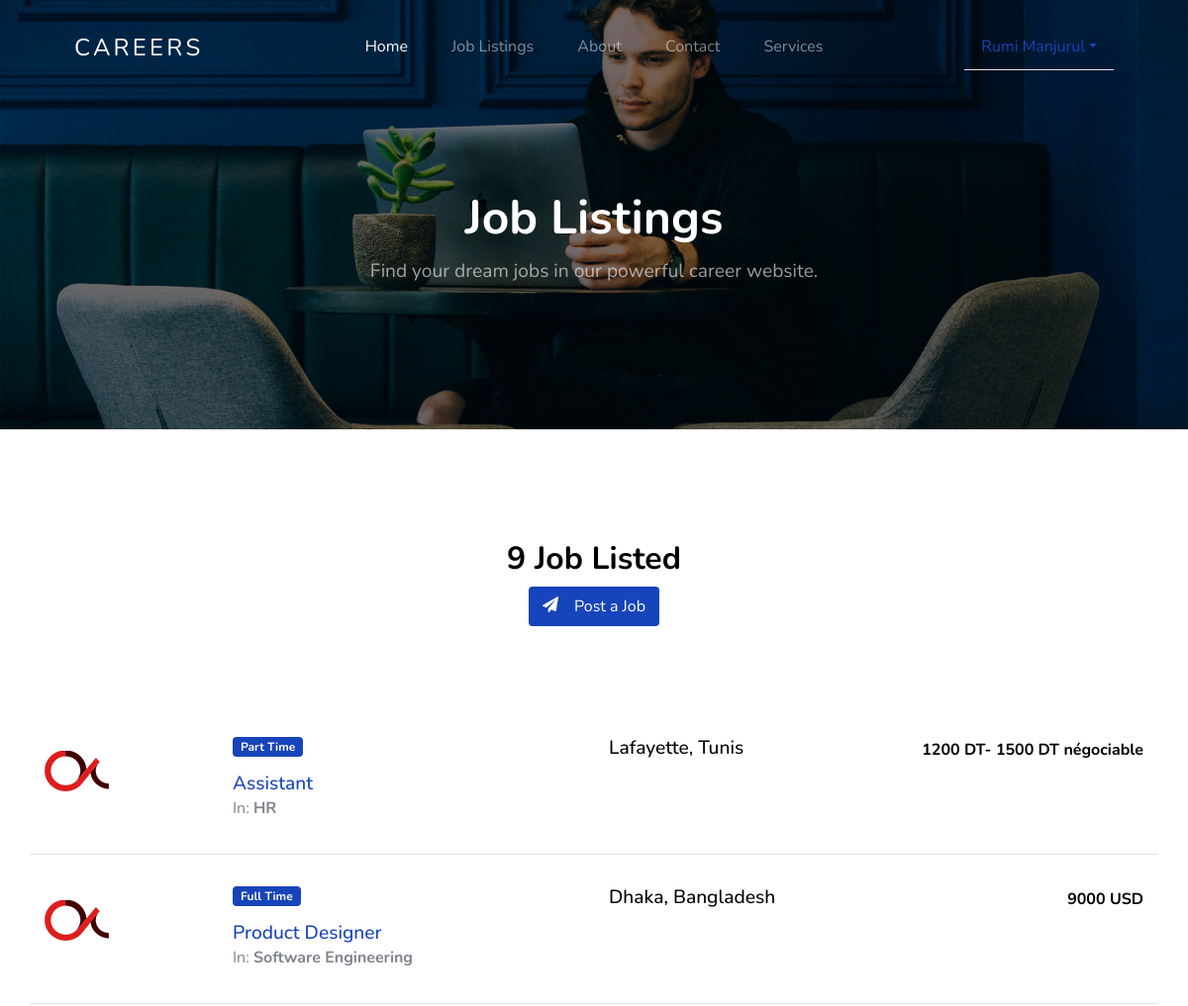
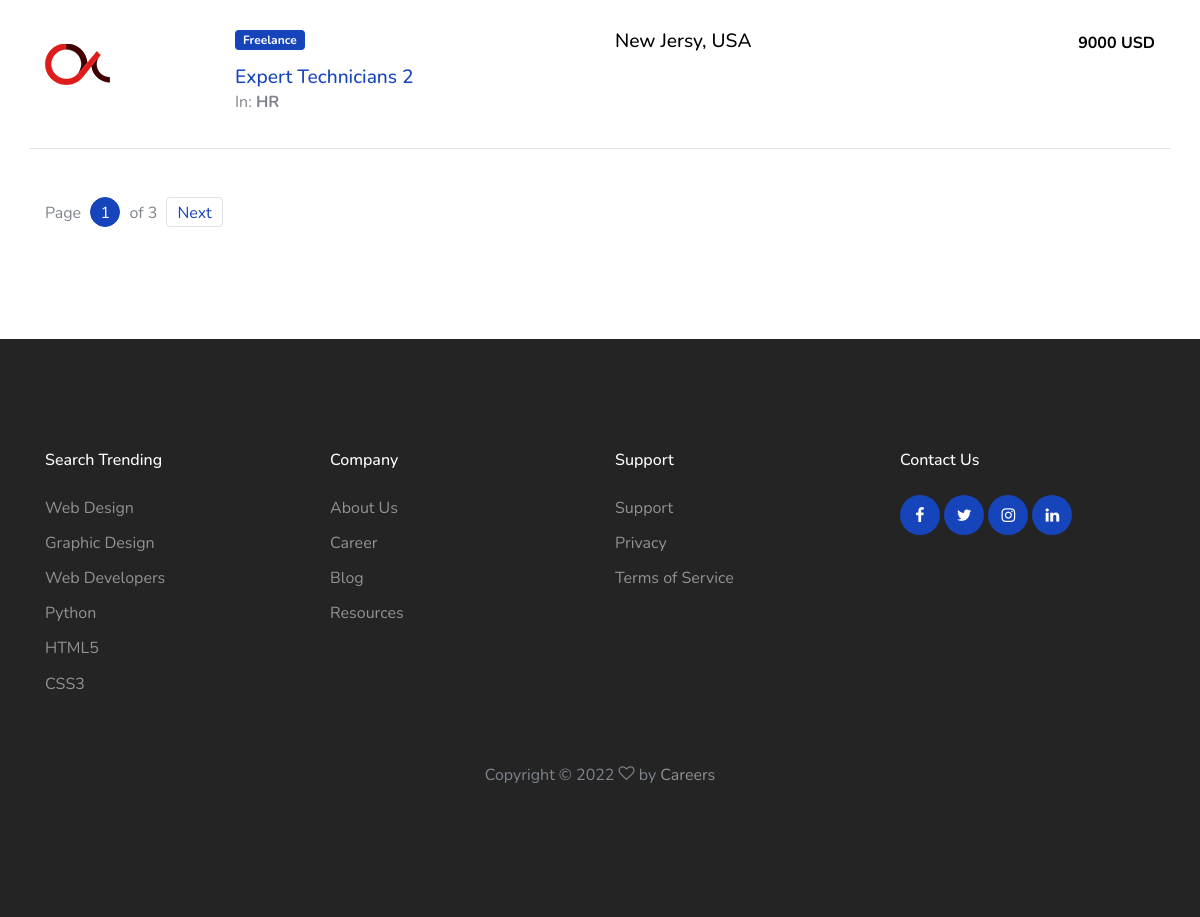
Page /jobs/job-listing/ (signed in) on the committed database (2 pictures, top to bottom).
### jobs/models.py (models this page shows, shortened)
class JobListing(models.Model):
    user = models.ForeignKey(settings.AUTH_USER_MODEL, on_delete=models.CASCADE,
                             null=True, editable=False, blank=True)
    title = models.CharField(max_length=100)
    company_name = models.CharField(max_length=200)
    employment_status = models.CharField(choices=JOB_TYPE, max_length=10)
    vacancy = models.CharField(max_length=10, null=True)
    gender = models.CharField(choices=GENDER, max_length=30, null=True)
    category = models.CharField(choices=CATEGORY, max_length=30)
    description = models.TextField()
    responsibilities = models.TextField()
    experience = models.CharField(max_length=100)
    job_location = models.CharField(max_length=120)
    Salary = models.CharField(max_length=100, null=True, blank=True)
    image = models.ImageField(blank=True, upload_to='media', null=True)
    application_deadline = models.DateTimeField()
    published_on = models.DateTimeField(default=timezone.now)

### jobs/views.py (the view)
# urls.py: path('job-listing/', job_listing, name='job-listing'),
@login_required
def job_listing(request):
    query = JobListing.objects.all().count()
    qs = JobListing.objects.all().order_by('-published_on')
    paginator = Paginator(qs, 3)  # Show 3 jobs per page
    page = request.GET.get('page')
    try:
        qs = paginator.page(page)
    except PageNotAnInteger:
        qs = paginator.page(1)
    except EmptyPage:
        qs = paginator.page(paginator.num_pages)
    context = {
        'query': qs,
        'job_qs': query
    }
    return render(request, "jobs/job_listing.html", context)

### templates/jobs/job_listing.html (shortened to what this page needs)
{% extends 'base.html' %}
{% load static %}
{% block content %}
    <section class="home-section section-hero inner-page overlay bg-image"
             style="background-image: url('{% static 'images/hero_1.jpg' %}');"
             id="home-section">
        <div class="container">
            <div class="row align-items-center justify-content-center">
                <div class="col-md-12">
                    <div class="mb-5 text-center">
                        <h1 class="text-white font-weight-bold">Job Listings</h1>
                        <p>Find your dream jobs in our powerful career website.</p>
                    </div>
                </div>
            </div>
        </div>
    </section>
    <section class="site-section">
        <div class="container">
            <div class="row mb-5 justify-content-center">
                <div class="col-md-7 text-center">
                    <h2 class="section-title mb-2">{{ job_qs }} Job Listed</h2>
                    <div class="mb-5 text-center">
                        <a href="{% url 'jobs:job-post' %}"
                           class="btn btn-primary border-width-2 d-none d-lg-inline-block">
                      <span class="mr-2 icon-paper-plane">
                      </span>Post a Job</a>
                    </div>
                </div>
            </div>
            <div class="mb-5">
                {% for q in query %}
                    <div class="row align-items-start job-item border-bottom pb-3 mb-3 pt-3">
                        <div class="col-md-2">
                            <a href=""><img class="img-fluid" src="{% static 'images/featured-listing-2.jpg' %}"
                                            alt="image"></a>
                        </div>
                        <div class="col-md-4">
              <span class="badge badge-primary px-2 py-1 mb-3">
                    {{ q.employment_status }}
              </span>
                            <h2><a href="{% url 'jobs:job-single' q.id %}">{{ q.title }}</a></h2>
                            In: <strong>{{ q.category }}</strong></p>
                        </div>
                        <div class="col-md-3 text-left">
                            <h3>{{ q.job_location }}</h3>
                        </div>
                        <div class="col-md-3 text-md-right">
                            <strong class="text-black">{{ q.Salary }}</strong>
                        </div>
                    </div>
                {% endfor %}
            </div>
            <div class="row pagination-wrap">
                <div class="col-md-6 text-center text-md-left">
                    <div class="custom-pagination ml-auto">
                        <div class="d-inline-block">
                            Page <a href="#" class="active">{{ query.number }}</a> of {{ query.paginator.num_pages }}
                        </div>
                        {% if query.has_next %}
                            <a href="?page={{ query.next_page_number }}" class="next">Next</a>
                        {% endif %}
                    </div>
                </div>
            </div>
        </div>
    </section>
{% endblock %}

### templates/base.html (shortened to what this page needs)
{% load static %}
<html lang="en">
<head>
    <link rel="stylesheet" href="{% static 'css/custom-bs.css' %}">
    <link rel="stylesheet" href="{% static 'css/jquery.fancybox.min.css' %}">
    <link rel="stylesheet" href="{% static 'css/bootstrap-select.min.css' %}">
    <link rel="stylesheet" href="{% static 'fonts/icomoon/style.css' %}">
    <link rel="stylesheet" href="{% static 'fonts/line-icons/style.css' %}">
    <link rel="stylesheet" href="{% static 'css/owl.carousel.min.css' %}">
    <link rel="stylesheet" href="{% static 'css/animate.min.css' %}">
    <link rel="stylesheet" href="{% static 'css/style.css' %}">
</head>
<body id="top">
<div class="site-wrap">
    {% include 'navbar.html' %}
    {% block content %}
    {% endblock %}
    <footer class="site-footer">
        <div class="container">
            <div class="row mb-5">
                <div class="col-6 col-md-3 mb-4 mb-md-0">
                    <h3>Search Trending</h3>
                    <ul class="list-unstyled">
                        <li><a href="#">Web Design</a></li>
                        <li><a href="#">Graphic Design</a></li>
                        <li><a href="#">Web Developers</a></li>
                        <li><a href="#">Python</a></li>
                        <li><a href="#">HTML5</a></li>
                        <li><a href="#">CSS3</a></li>
                    </ul>
                </div>
                <div class="col-6 col-md-3 mb-4 mb-md-0">
                    <h3>Company</h3>
                    <ul class="list-unstyled">
                        <li><a href="#">About Us</a></li>
                        <li><a href="#">Career</a></li>
                        <li><a href="#">Blog</a></li>
                        <li><a href="#">Resources</a></li>
                    </ul>
                </div>
                <div class="col-6 col-md-3 mb-4 mb-md-0">
                    <h3>Support</h3>
                    <ul class="list-unstyled">
                        <li><a href="#">Support</a></li>
                        <li><a href="#">Privacy</a></li>
                        <li><a href="#">Terms of Service</a></li>
                    </ul>
                </div>
                <div class="col-6 col-md-3 mb-4 mb-md-0">
                    <h3>Contact Us</h3>
                    <div class="footer-social">
                        <a href="#"><span class="icon-facebook"></span></a>
                        <a href="#"><span class="icon-twitter"></span></a>
                        <a href="#"><span class="icon-instagram"></span></a>
                        <a href="#"><span class="icon-linkedin"></span></a>
                    </div>
                </div>
            </div>
            <div class="row text-center">
                <div class="col-12">
                    <p>
                        Copyright &copy;
                        <i
                                class="icon-heart-o" aria-hidden="true"></i> by <a href="om" target="_blank">Careers</a>
                    </p>
                </div>
            </div>
        </div>
    </footer>
</div>
</body>
</html>

### templates/navbar.html (shortened to what this page needs)
{% load static %}
<header class="site-navbar mt-3">
  <div class="container-fluid">
    <div class="row align-items-center">
      <div class="site-logo col-6"><a href="{% url 'home' %}">Careers</a></div>
      <nav class="mx-auto site-navigation">
        <ul class="site-menu js-clone-nav d-none d-xl-block ml-0 pl-0">
          <li><a href="{% url 'home' %}" class="nav-link active">Home</a></li>
          <li><a href="{% url 'jobs:job-listing' %}">Job Listings</a></li>
          <li><a href="{% url 'jobs:about' %}">About</a></li>
          <li><a href="{% url 'jobs:contact' %}">Contact</a></li>
             <li><a href="{% url 'jobs:service' %}"> Services</a></li>
        </ul>
      </nav>
{% if user.is_authenticated %}
      <div class="right-cta-menu text-right d-flex aligin-items-center col-6">
        <div class="ml-auto">
          <ul class="nav nav-tabs">
  <li class="nav-item dropdown">
    <a class="nav-link dropdown-toggle" data-toggle="dropdown" href="#" role="button" aria-haspopup="True" aria-expanded="false">
      {{request.user.first_name}} {{request.user.last_name}}</a>
  </li>
</ul>
        </div>
      </div>
{% endif %}
    </div>
  </div>
    </header>

### rows in the picture
JobListing: employment_status "Part Time", title "Assistant", category "HR", job_location "Lafayette, Tunis", Salary "1200 DT- 1500 DT négociable"
JobListing: employment_status "Full Time", title "Product Designer", category "Software Engineering", job_location "Dhaka, Bangladesh", Salary "9000 USD"
JobListing: employment_status "Freelance", title "Expert Technicians 2", category "HR", job_location "New Jersy, USA", Salary "9000 USD"

### other values in the picture
{{ request.user.first_name }} "Rumi"
{{ request.user.last_name }} "Manjurul"
{{ job_qs }} "9"
{{ query.number }} "1"
{{ query.paginator.num_pages }} "3"
